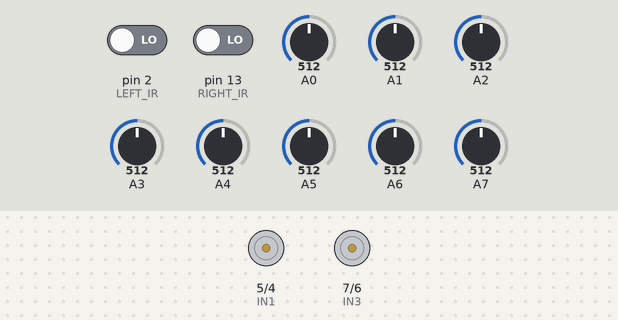
This sketch was run on a simulated Arduino Nano, built with avr-gcc and run on an emulated ATmega328P. Parts: motor-driver pin pairs drawn as motors (green arrow = first pin HIGH = forward, orange = second pin HIGH = backward, longer = more drive, scaled by the enable pin). The test bench sets the inputs (shaded band); at power-on: pin 2 (LEFT_IR) LOW, pin 13 (RIGHT_IR) LOW, A0 = 512, A1 = 512, A2 = 512, A3 = 512, A4 = 512, A5 = 512, A6 = 512, A7 = 512.

Above: at 0.1 s.
At 27.6 s:
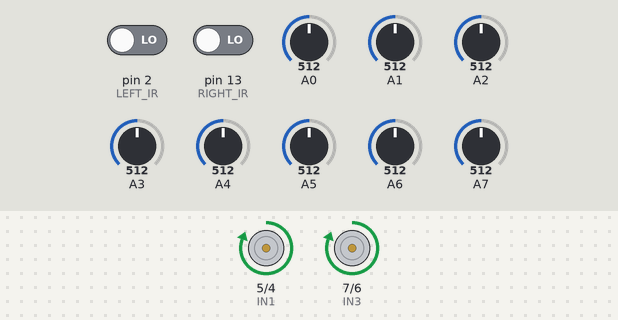
Timing chart, 0 to 29.1 s (numbered marks = the images above):
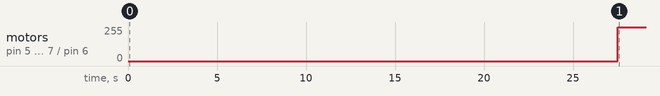

Measured:
- by itself, motor on pin 5 (IN1) / pin 4 (IN2), motor on pin 7 (IN3) / pin 6 (IN4): stopped → forward 255/255 at 27.5 s

The sketch:

Nerc.ino
```cpp
#include <QTRSensors.h>
// Line Following Bot with PID and Junction Handling

// Define motor control pins
#define ENA 9  // Enable pin for motor A
#define IN1 5  // Motor A control pin 1
#define IN2 4  // Motor A control pin 2
#define ENB 8 // Enable pin for motor B
#define IN3 7 // Motor B control pin 1
#define IN4 6  // Motor B control pin 2a

// Define QTR sensor and IR sensor pins
QTRSensors qtr;

const uint8_t SensorCount = 8;
uint16_t sensorValues[SensorCount];

#define LEFT_IR 2      // Left IR sensor for junction detection
#define RIGHT_IR 13    // Right IR sensor for junction detection


// PID control variables
const double Kp = 0.072;  // Proportional gain
const float Ki = 0.0;   // Integral gain (set to 0 if not needed)
const double Kd = 0.14;  // Derivative gain
const int goal = 3500; //Goal (it may be 2500, depending upon QTR value)
const int baseSpeed = 255; //Max Speed

int lastError = 0;
int integral = 0;
int junctionCount = 0; // Keeps track of junctions detected


void setup() {

    Serial.begin(9600);
   qtr.setTypeAnalog();
  qtr.setSensorPins((const uint8_t[]){A0, A1, A2, A3, A4, A5, A6, A7}, SensorCount);
    pinMode(ENA, OUTPUT);
    pinMode(IN1, OUTPUT);
    pinMode(IN2, OUTPUT);
    pinMode(ENB, OUTPUT);
    pinMode(IN3, OUTPUT);
    pinMode(IN4, OUTPUT);

    pinMode(LEFT_IR, INPUT);
    pinMode(RIGHT_IR, INPUT);

    calibrateQTR();
    delay(2000); // Wait before starting movement
}

void loop() {

//IR Sensor
    int leftIR = digitalRead(LEFT_IR);
    int rightIR = digitalRead(RIGHT_IR);
//QTR Sensor
    unsigned int position = qtr.readLineBlack(sensorValues);
    int error = goal - position;

    // PID calculations
    integral += error;
    int derivative = error - lastError;
    int output = (Kp * error) + (Ki * integral) + (Kd * derivative);

    lastError = error;

     // Base speed of motors
    int leftSpeed = baseSpeed + output;
    int rightSpeed = baseSpeed - output;

    leftSpeed = constrain(leftSpeed, 0, baseSpeed);
    rightSpeed = constrain(rightSpeed, 0, baseSpeed);

    moveForward(leftSpeed, rightSpeed);

    // Junction Detection
    if (leftIR == 1 && rightIR == 1) {  // If both IR sensors detect black
        junctionCount++;
        Serial.print("Junction Count: ");
        Serial.println(junctionCount);
        delay(1000);  // Debounce delay
    }

    // Junction-based decision making
    if (junctionCount == 5 || junctionCount == 7) {
        moveRight();
      delay(4000);
        } else if (junctionCount == 15) {
        moveLeft();
      delay(4000);
    }
}

void calibrateQTR() {
  delay(500);
  for (int i = 0; i <1000; i++){
    qtr.calibrate();
  }
}

void moveForward(int left, int right) {
    analogWrite(ENA, left);
    analogWrite(ENB, right);
    digitalWrite(IN1, HIGH);
    digitalWrite(IN2, LOW);
    digitalWrite(IN3, HIGH);
    digitalWrite(IN4, LOW);
}

void moveLeft() {
    Serial.println("Turning Left");
    analogWrite(ENA, 150);
    analogWrite(ENB, 150);
    digitalWrite(IN1, LOW);
    digitalWrite(IN2, HIGH);
    digitalWrite(IN3, HIGH);
    digitalWrite(IN4, LOW);
    delay(500);
    //stopMotors();
}

void moveRight() {
    Serial.println("Turning Right");
    analogWrite(ENA, 150);
    analogWrite(ENB, 150);
    digitalWrite(IN1, HIGH);
    digitalWrite(IN2, LOW);
    digitalWrite(IN3, LOW);
    digitalWrite(IN4, HIGH);
    delay(500);
    //stopMotors();
}

void stopMotors() {
    analogWrite(ENA, 0);
    analogWrite(ENB, 0);
    digitalWrite(IN1, LOW);
    digitalWrite(IN2, LOW);
    digitalWrite(IN3, LOW);
    digitalWrite(IN4, LOW);
}
```
